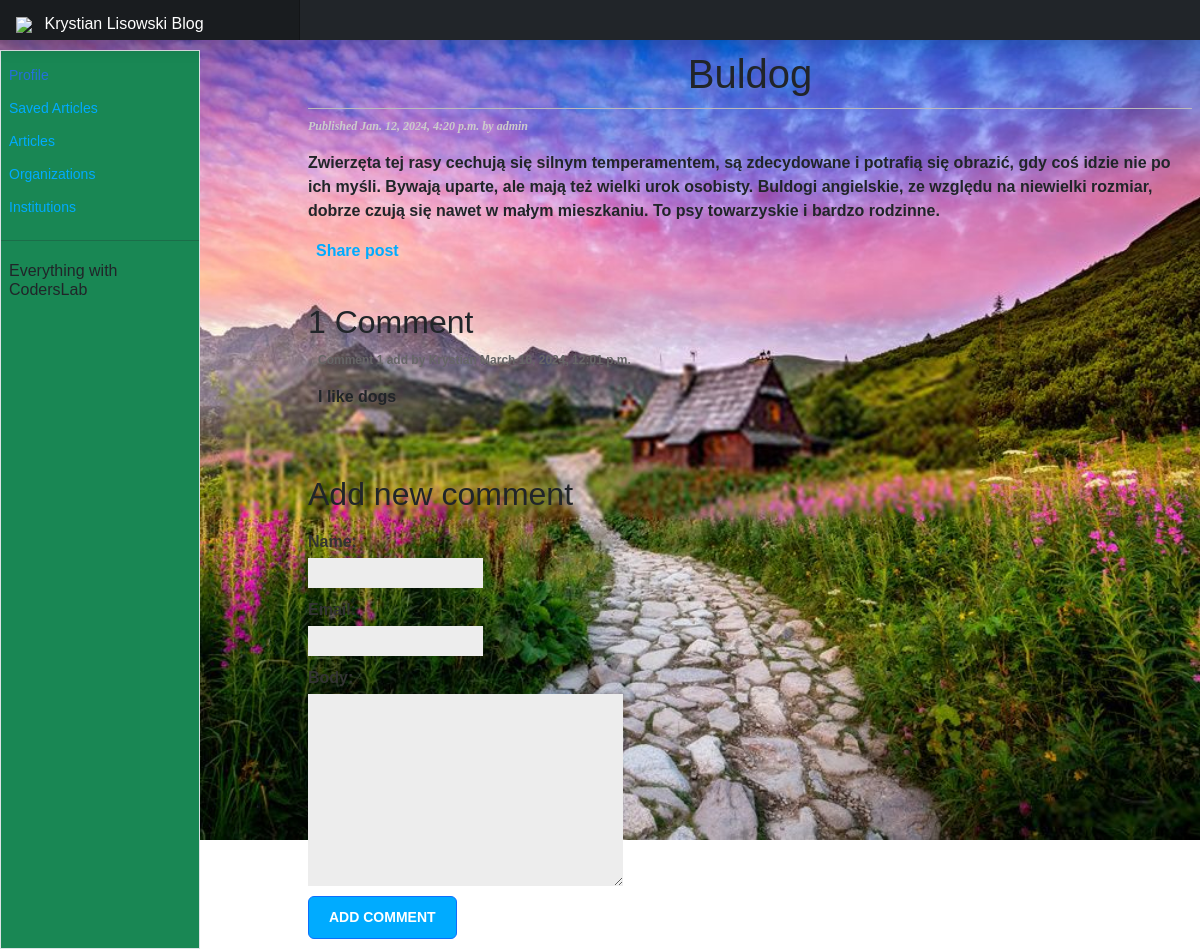
Screenshot of /blog/2024/01/12/Buldog/ with the database file from the repository.
### blog/models.py (models this page shows, shortened)
class Post(models.Model):
    STATUS_CHOICES = (
        ('draft', "Draft"),
        ('published', 'Published'),
    )
    title = models.CharField(max_length=250)
    slug = models.SlugField(max_length=250, unique_for_date='publish')
    author = models.ForeignKey(User, on_delete=models.CASCADE, related_name='blog_posts')
    body = models.TextField()
    publish = models.DateTimeField(default=timezone.now)
    created = models.DateTimeField(auto_now=True)
    updated = models.DateTimeField(auto_now=True)
    status = models.CharField(max_length=10, choices=STATUS_CHOICES, default='draft')
    objects = models.Manager()
    published = PublishedManager()
    tags = TaggableManager()
    class Meta:
        ordering = ('-publish',)

class Comment(models.Model):
    post = models.ForeignKey(Post, on_delete=models.CASCADE, related_name='comments')
    name = models.CharField(max_length=80)
    email = models.EmailField()
    body = models.TextField()
    created = models.DateTimeField(auto_now_add=True)
    updated = models.DateTimeField(auto_now=True)
    active = models.BooleanField(default=True)
    class Meta:
        ordering = ('created',)

### blog/views.py (the view)
# urls.py: path('<int:year>/<int:month>/<int:day>/<slug:post>/', views.post_detail, name='post_detail'),
def post_detail(request, year, month, day, post):
    post = get_object_or_404(Post, slug=post, status='published', publish__year=year, publish__month=month, publish__day=day)
    comments = post.comments.filter(active=True)
    if request.method == 'POST':
        comment_form = CommentForm(data=request.POST)
        if comment_form.is_valid():
            new_comment = comment_form.save(commit=False)
            new_comment.post = post
            new_comment.save()
    else:
            comment_form = CommentForm()
    return render(request, 'blog/post/detail.html', {'post': post, 'comments': comments, 'comment_form': comment_form})

### blog/forms.py
class CommentForm(forms.ModelForm):
    class Meta:
        model = Comment
        fields = ('name', 'email', 'body')

### templates/blog/post/detail.html (shortened to what this page needs)
{% extends "blog/../base.html" %}
{% block content %}
<h1>{{ post.title }}</h1>
    <p class="date">
        Published {{ post.publish }} by {{ post.author }}
    </p>
    {{ post.body|linebreaks }}
    <p>
        <a href='{% url "blog:post_share" post.id %}'>
            Share post
        </a>
    </p>
{% with comments.count as total_comments %}
    <h2>
      {{ total_comments }} Comment{{ total_comments|pluralize:"s" }}
    </h2>
{% endwith %}
{% for comment in comments %}
    <div class="comment">
        <p class="info">
            Comment {{ forloop.counter }} add by {{ comment.name }}
            {{ comment.created }}
        </p>
        {{ comment.body|linebreaks }}
    </div>
{% empty %}
    <p>There is no comments.</p>
{% endfor %}
{% if new_comment %}
    <h2>Your commment added.</h2>
{% else %}
    <h2>Add new comment</h2>
    <form action="." method="post">
        {{ comment_form.as_p }}
        <p><input type="submit" class="btn btn-outline-primary" value="Add comment"></p>
    </form>
{% endif %}
{% endblock %}

### blog/static/blog/css/blog.css (style rules this page uses)
body { font-family: helvetica, sans-serif; background-color: white; }
a { color: #00abff; text-decoration: none; }
h1 { text-align: center; font-weight: normal; border-bottom: 1px solid #bbb; padding: 0 0 10px 0; }
h2 { font-weight: normal; margin: 40px 0 0; }
p.date { color: #ccc; font-family: georgia, serif; font-size: 12px; font-style: italic; }
label { float: left; clear: both; color: #333; margin-bottom: 4px; }
input, textarea { clear: both; float: left; margin: 0 0 10px; background: #ededed; border: 0; padding: 6px 10px; font-size: 12px; }
input[type=submit] { font-weight: bold; background: #00abff; color: #fff; padding: 10px 20px; font-size: 14px; text-transform: uppercase; }
.comment { padding: 10px; }
.comment:nth-child(even) { text-shadow: 4px 4px 4px rgba(0, 0, 0, 0); font-weight: bold; }
.comment .info { font-weight: bold; font-size: 12px; color: #666; }
.container-fluid a { padding: 6px 12px 6px 8px; text-decoration: none; color: #00abff; }

### rows the page displays
Post: title "Buldog", publish "Jan. 12, 2024, 4:20 p.m.", author "admin", body "Zwierzęta tej rasy cechują się silnym temperamentem, są zdecydowane i potrafią się obrazić, gdy coś idzie nie po ich myśli. Bywają uparte, ale mają też wielki urok osobisty. Buldogi angielskie, ze względu na niewielki rozmiar, dobrze czują się nawet w małym mieszkaniu. To psy towarzyskie i bardzo rodzinne."
Comment: name "Krystian", created "March 16, 2024, 12:01 p.m.", body "I like dogs"

### other values shown
{{ total_comments }} "1"
